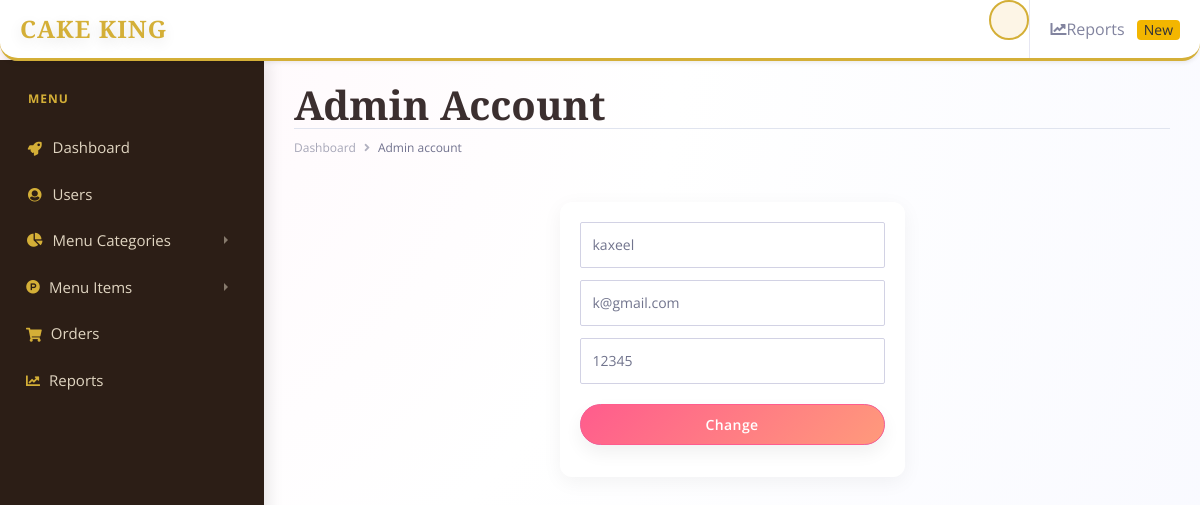
/onlinecakeshop/admin/account_admin.php (signed in), run on the app's committed database.
### tables this page shows
CREATE TABLE `cake_shop_admin_registrations` (
  `admin_id` int(11) NOT NULL,
  `admin_username` varchar(100) NOT NULL,
  `admin_email` varchar(150) NOT NULL,
  `admin_password` varchar(100) NOT NULL
);

### onlinecakeshop/admin/account_admin.php (the view, shortened to what this page needs)
<?php
if (isset($_SESSION['user_admin_id']) && $_SESSION['user_admin_id'] != null) {
?>
<!doctype html>
<html lang="en">
<head>
    <link rel="stylesheet" href="../css/bootstrap.min.css">
    <link href="../fonts/circular-std/style.css" rel="stylesheet">
    <link rel="stylesheet" href="../css/style.css">
    <link rel="stylesheet" href="../fonts/fontawesome/css/fontawesome-all.css">
    <link rel="stylesheet" href="css/admin-custom.css?v=1775031339">
    <link href="https://unpkg.com/aos@2.3.1/dist/aos.css" rel="stylesheet">
</head>
<body>
    <div class="dashboard-main-wrapper">
       <div class="dashboard-header">
            <nav class="navbar navbar-expand-lg bg-white fixed-top shadow-sm navbar-elevated">
                <a class="navbar-brand" href="#">CAKE KING</a>
                <div class="collapse navbar-collapse" id="navbarSupportedContent">
                    <ul class="navbar-nav ml-auto navbar-right-top">
                        <li class="nav-item dropdown nav-user">
                            <a class="nav-link nav-user-img p-0" href="#" id="navbarDropdownMenuLink2" data-toggle="dropdown" aria-haspopup="true" aria-expanded="false"><div class="user-avatar-md rounded-circle d-flex align-items-center justify-content-center" style="width: 40px; height: 40px; background-color: #fdf5e6; color: #d4af37; border: 2px solid #d4af37; font-size: 1.2rem;"><i class="fas fa-user-shield"></i></div></a>
                        </li>
                    <li class="nav-item">
                                <a class="nav-link" href="reports.php"><i class="fas fa-chart-line"></i>Reports <span class="badge badge-warning ml-2">New</span></a>
                            </li>
                        </ul>
                    </div>
            </nav>
        </div>
      <div class="nav-left-sidebar sidebar-dark">
            <div class="menu-list">
                <nav class="navbar navbar-expand-lg navbar-light">
                    <div class="collapse navbar-collapse" id="navbarNav">
                        <ul class="navbar-nav flex-column">
                            <li class="nav-divider">
                                Menu
                            </li>
                            <li class="nav-item ">
                                <a class="nav-link" href="dashboard.php"><i class="fa fa-fw fa-rocket"></i>Dashboard</a>
                            </li>
                            <li class="nav-item">
                                <a class="nav-link" href="view_users.php"><i class="fa fa-fw fa-user-circle"></i>Users</a>
                            </li>
                            <li class="nav-item">
                                <a class="nav-link" href="#" data-toggle="collapse" aria-expanded="false" data-target="#submenu-3" aria-controls="submenu-3"><i class="fas fa-fw fa-chart-pie"></i>Menu Categories</a>
                            </li>
                            <li class="nav-item ">
                                <a class="nav-link" href="#" data-toggle="collapse" aria-expanded="false" data-target="#submenu-4" aria-controls="submenu-4"><i class="fab fa-product-hunt"></i>Menu Items</a>
                            </li>
                            <li class="nav-item">
                                <a class="nav-link" href="view_orders.php"><i class="fas fa-shopping-cart
"></i>Orders</a>
                            </li>
                        <li class="nav-item">
                                <a class="nav-link" href="reports.php"><i class="fas fa-chart-line"></i>Reports <span class="badge badge-warning ml-2">New</span></a>
                            </li>
                        </ul>
                    </div>
                </nav>
            </div>
        </div>
        <div class="dashboard-wrapper">
            <div class="container-fluid dashboard-content">
                <div class="row">
                    <div class="col-xl-12 col-lg-12 col-md-12 col-sm-12 col-12">
                        <div class="page-header">
                            <h2 class="pageheader-title">Admin Account</h2>
                            <div class="page-breadcrumb">
                                <nav aria-label="breadcrumb">
                                    <ol class="breadcrumb">
                                        <li class="breadcrumb-item"><a href="dashboard.php" class="breadcrumb-link">Dashboard</a></li>
                                        <li class="breadcrumb-item active" aria-current="page">Admin account</li>
                                    </ol>
                                </nav>
                            </div>
                        </div>
                    </div>
                </div>
                <div class="row">
                    <div class="col-xl-12 col-lg-12 col-md-12 col-sm-12 col-12">
                        <?php
                        require_once("../config.php");
                        $admin_id = $_SESSION['user_admin_id'];
                        $select = "SELECT * FROM cake_shop_admin_registrations where admin_id = $admin_id";
                        $query = mysqli_query($conn, $select);
                        $res = mysqli_fetch_assoc($query);
                        ?>
                        <form id="form" class="splash-container" method="post" action="update_admin.php">
                            <div class="card table-premium">
                                <div class="card-body">
                                    <div class="form-group">
                                        <input class="form-control form-control-lg" type="text" name="admin_username" required="" autocomplete="off" value="<?php echo $res['admin_username'];?>">
                                    </div>
                                    <div class="form-group">
                                        <input class="form-control form-control-lg" type="email" name="admin_email" required="" autocomplete="off" value="<?php echo $res['admin_email'];?>">
                                    </div>
                                    <div class="form-group">
                                        <input class="form-control form-control-lg" type="text" required="" name="admin_password" value="<?php echo $res['admin_password'];?>">
                                    </div>
                                    <div class="form-group pt-2">
                                        <button class="btn btn-block btn-primary" type="submit">Change</button>
                                    </div>
                                </div>
                            </div>
                        </form>
                    </div>
                </div>
            </div>
        </div>
    </div>
</body>
</html>
<?php
}
else {
    header("Location: index.php");
}
?>

### onlinecakeshop/admin/css/admin-custom.css (style rules this page uses)
body { background-color: #f8f6f0; font-family: 'Open Sans', sans-serif; }
h1, h2, h3, h4, h5, h6, .navbar-brand { font-family: 'Playfair Display', serif; }
.sidebar-dark { background-color: #2c1e16 !important; box-shadow: 4px 0 15px rgba(0,0,0,0.1); }
.sidebar-dark .nav-divider { color: #d4af37 !important; font-weight: 700; letter-spacing: 1px; }
.sidebar-dark .navbar-nav .nav-link { color: #e0d5c1 !important; font-size: 15px; transition: all 0.3s; }
.sidebar-dark .navbar-nav .nav-link i { color: #d4af37 !important; }
.dashboard-header .navbar { background-color: #ffffff !important; border-bottom: 3px solid #d4af37; box-shadow: 0 2px 10px rgba(0,0,0,0.05); }
.dashboard-header .navbar-brand { color: #d4af37 !important; font-weight: 700; font-size: 24px; letter-spacing: 1px; }
.pageheader-title { color: #3b2f2f !important; font-size: 2.5rem !important; font-weight: 700; }
.table-premium { background: #fff; border-radius: 12px; overflow: hidden; box-shadow: 0 5px 20px rgba(0,0,0,0.05); border: none; }

### data on the page
cake_shop_admin_registrations: admin_username "kaxeel", admin_email "k@gmail.com", admin_password "12345"
